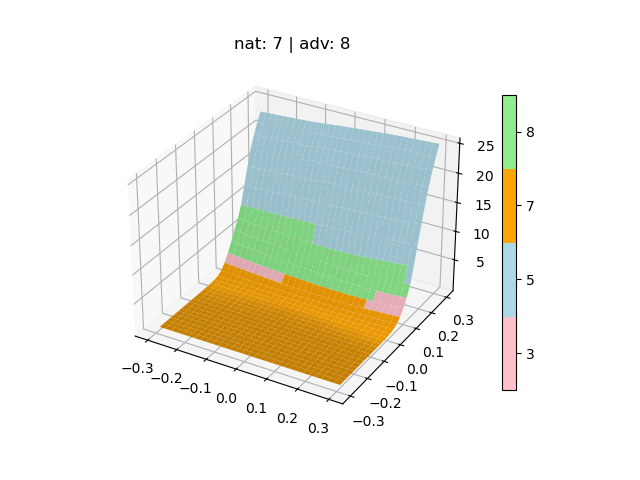

Here is the Python script that generated this plot:
from math import floor

import torch
import torch.nn as nn
from matplotlib import pyplot as plt
from matplotlib.colors import ListedColormap
from matplotlib.ticker import FuncFormatter

"""
plot steps:
1. make color map, choose color for every class in plot.
2. project values to the middle of interval.
3. For colorbar, make format.
"""

colors = ['purple', 'green', 'blue', 'pink', 'brown',
          'lightblue', 'teal', 'orange', 'lightgreen', 'grey']


def idx_map(cls_num):
    def bound_norm(f: float):
        f = f % cls_num
        r = floor(f / (1 / cls_num))
        if r == cls_num:
            r = cls_num - 1
        return r

    return bound_norm


def smooth_project(x: torch.Tensor):
    # x values range: [0, 1, ..., 9]
    # project values to the middle of sub-interval in (0, 10)
    values = x.unique(sorted=True).tolist()
    interval_num = len(values)
    interval_len = 10. / interval_num
    x_smoothed = torch.empty_like(x, dtype=torch.float)
    for i, v in enumerate(values):
        x_smoothed[x == v] = i * interval_len + interval_len / 2
    return x_smoothed


def plot_surface(X, Y, Z, C: torch.Tensor, classes: list):
    # values in C should be integer between 0 - 9
    labels_int = C.unique(sorted=True).tolist()
    cls_num = len(labels_int)
    classes_pred = [classes[i] for i in labels_int]

    cmap = ListedColormap([colors[i] for i in labels_int])
    # smooth values in C for plot

    C_smoothed = smooth_project(C) * 0.1  # C should be in range 0-1

    bound_norm = idx_map(cls_num)
    fmt = FuncFormatter(lambda x, pos: classes_pred[bound_norm(x)])
    fig, ax = plt.subplots(subplot_kw={'projection': '3d'})
    # can set shade to False or True
    surf = ax.plot_surface(X, Y, Z,
                           cmap=cmap,
                           facecolors=cmap(C_smoothed),
                           shade=False, linewidth=0, antialiased=True)

    ax.view_init(elev=15, azim=-135)  # change the view position

    t = np.linspace(0, 1, 2 * cls_num + 1)[1::2]
    fig.colorbar(mappable=surf, format=fmt, ticks=t, shrink=0.8)
    fig.tight_layout(rect=[0, 0.03, 1, 0.95])


def plot_adv_loss_lanscape(model, img, delta, label, label_adv, norm, bound, classes):
    # img shape: [C, H, W]
    delta1 = delta
    delta2 = torch.rand_like(delta1) * 2 * bound - bound

    density = 31  # should be odd number
    x_axis = np.linspace(-bound, bound, density)
    y_axis = x_axis

    imgs_interp = torch.empty((density, density, *(delta1.size())))
    for ix, vx in enumerate(x_axis):
        for iy, vy in enumerate(y_axis):
            imgs_interp[ix, iy, ...] = img + vx / bound * delta1 + vy / bound * delta2
    size = imgs_interp.size()
    inputs = imgs_interp.reshape(size[0] * size[1], *size[2:])

    mean, std = norm
    try:
        inputs = (inputs - mean) / std
    except RuntimeError:
        mean = mean.reshape(3, 1, 1)
        std = std.reshape(3, 1, 1)
        inputs = (inputs - mean) / std

    outputs_interp = model(inputs.to('cuda'))
    _, predicted = torch.max(outputs_interp.data, 1)
    C = predicted.cpu().reshape(size[0], size[1])

    criterion = nn.CrossEntropyLoss(reduction='none')
    loss_interp = criterion(outputs_interp.cpu(),
                            torch.full((outputs_interp.size(0),), label))
    loss_interp = loss_interp.reshape(size[0], size[1])
    Z = loss_interp.detach().numpy()

    X, Y = np.meshgrid(x_axis, y_axis)
    plot_surface(X, Y, Z, C, classes)
    plt.title(f'nat: {classes[label.item()]} | adv: {classes[label_adv.item()]}')
    plt.show()


if __name__ == '__main__':
    from utils.config import cfg_attack_cifar10, norm_mnist, norm_cifar10, dir_dataset
    from utils.attack import *
    from utils.data_processing import get_random_mnist_samples, get_random_cifar10_samples
    from models import MnistCls, PreActResNet18
    from utils.net_helper import *
    from utils.config import classes_mnist

    DATASET = 'MNIST'

    if DATASET == 'CIFAR10':
        path_weights = 'weights/cifar10/PreActResNet18_2020-12-02-20-30-28_200_128_0.1_0.001_adv.pth'
        model = PreActResNet18()
        norm = norm_cifar10
        cfg_attack = cfg_attack_cifar10
        get_random_samples = get_random_cifar10_samples
        bound = 8 / 255
        classes = classes_cifar10
    elif DATASET == 'MNIST':
        path_weights = 'weights/mnist/mix_train/2020-12-22-18-53-15_10_128_0.01_0.001_.pth'
        model = MnistCls()
        norm = norm_mnist
        cfg_attack = cfg_attack_mnist
        get_random_samples = get_random_mnist_samples
        bound = 0.3
        classes = classes_mnist

    model.load_state_dict(torch.load(path_weights))
    device = get_device()
    model.to(device)
    model.eval()

    set_seed(2)
    samples_num = 5

    # ------ attack ------
    attacker = AttackerPGD(model, cfg_attack, norm)
    attacker.to(device)
    normalizer = InputNormalize(*norm).to(device)

    imgs, labels, _ = get_random_samples(dir_dataset, samples_num)

    # for single channel images
    if imgs.ndim == 3:
        imgs = imgs.unsqueeze(1)

    x = imgs.to(device)
    x_normed = normalizer(x.to(device))
    y = labels.to(device)

    # ------ adversarial acc ------
    ims_adv, ims_adv_normed = attacker(x, y)
    outputs_adv = model(ims_adv_normed)
    _, predicted = torch.max(outputs_adv.data, 1)
    correct = (predicted == y).sum().item()
    print(f'Adversarial accuracy of {samples_num} '
          f'images is: {correct / samples_num:.2%}')

    # ------ draw landscape of single image ------
    ims_adv = ims_adv.cpu()
    predicted = predicted.cpu()
    deltas = ims_adv - imgs

    for i in range(samples_num):
        img = imgs[i]
        label = labels[i]
        label_adv = predicted[i]
        delta = deltas[i]
        plot_adv_loss_lanscape(model, img, delta, label, label_adv, norm, bound=bound, classes=classes)
